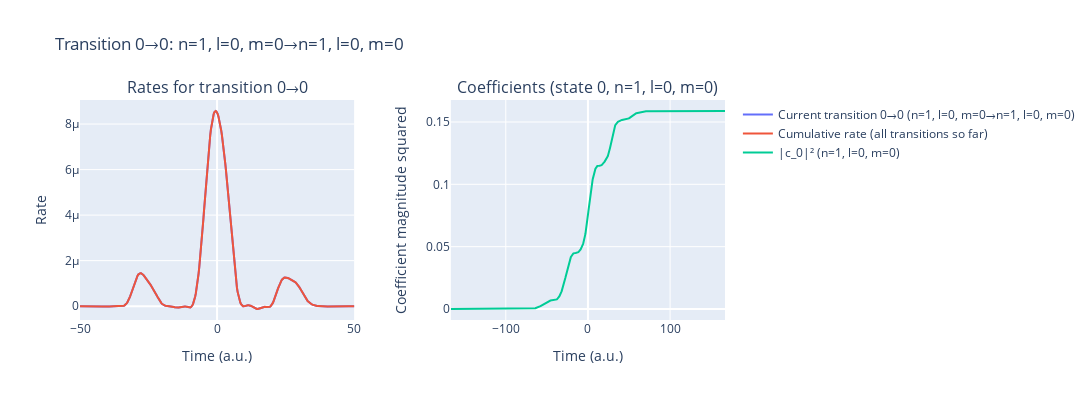

The notebook cell this image was saved under:
### Code cell
%autoreload 2
laser_pulses.add_pulse(params['lam0'], params['intensity'], params['cep'], params['lam0']/ AtomicUnits.nm / AtomicUnits.speed_of_light)
t_min, t_max = laser_pulses.get_time_interval()
time_recon_3 = np.arange(int(t_min), int(t_max)+1, 0.25)
params['coeffType'] = 'numerical'
params['only_c0_is_1_rest_normal'] = True
params['abs_normal_phase_0'] = False

rateExcited_3 = IonRate(time_recon_3, laser_pulses, params, dT=0.5/8, kernel_type='exact_SFA', excitedStates=True)
laser_pulses.reset()

### Figure 1 — Plotly figure (JSON) as saved in the notebook; plotly's stock layout.template omitted (floating-point values rounded to 4 significant figures; data arrays with more than 128 entries replaced by an {"elided": "..."} marker saying what was removed)
{"data": [{"mode": "lines", "name": "Current transition 0→0 (n=1, l=0, m=0→n=1, l=0, m=0)", "type": "scatter", "x": {"elided": "1332 float values"}, "xaxis": "x", "y": {"elided": "1332 float values"}, "yaxis": "y"}, {"mode": "lines", "name": "Cumulative rate (all transitions so far)", "type": "scatter", "x": {"elided": "1332 float values"}, "xaxis": "x", "y": {"elided": "1332 float values"}, "yaxis": "y"}, {"mode": "lines", "name": "|c_0|² (n=1, l=0, m=0)", "type": "scatter", "x": {"elided": "5339 float values"}, "xaxis": "x2", "y": {"elided": "5339 float values"}, "yaxis": "y2"}], "layout": {"annotations": [{"font": {"size": 16}, "showarrow": false, "text": "Rates for transition 0→0", "x": 0.2125, "xanchor": "center", "xref": "paper", "y": 1, "yanchor": "bottom", "yref": "paper"}, {"font": {"size": 16}, "showarrow": false, "text": "Coefficients (state 0, n=1, l=0, m=0)", "x": 0.7875, "xanchor": "center", "xref": "paper", "y": 1, "yanchor": "bottom", "yref": "paper"}], "height": 400, "title": {"text": "Transition 0→0: n=1, l=0, m=0→n=1, l=0, m=0"}, "width": 1200, "xaxis": {"anchor": "y", "domain": [0, 0.425], "range": [-50, 50], "title": {"text": "Time (a.u.)"}}, "xaxis2": {"anchor": "y2", "domain": [0.575, 1], "title": {"text": "Time (a.u.)"}}, "yaxis": {"anchor": "x", "domain": [0, 1], "title": {"text": "Rate"}}, "yaxis2": {"anchor": "x2", "domain": [0, 1], "title": {"text": "Coefficient magnitude squared"}}}}
